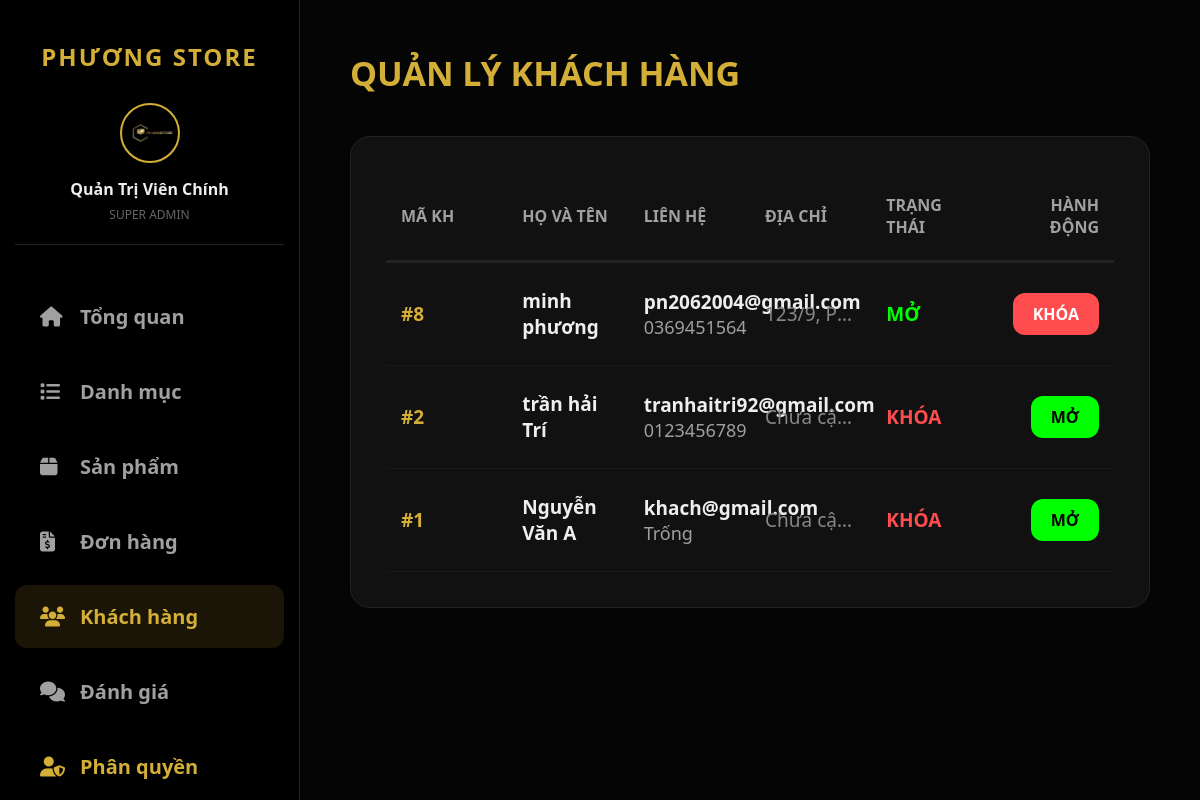
Page /index.php?ctrl=admin&act=manage_users (signed in) on the committed database.
### tables this page shows
CREATE TABLE IF NOT EXISTS `khachhang` (
  `ma_khach_hang` int NOT NULL AUTO_INCREMENT,
  `email` varchar(100) NOT NULL,
  `mat_khau` varchar(255) NOT NULL,
  `ho_ten` varchar(100) NOT NULL,
  `sdt` varchar(15) DEFAULT NULL,
  `dia_chi` text,
  `bi_khoa` tinyint(1) DEFAULT '0',
  `token_khoi_phuc` varchar(10) DEFAULT NULL,
  `ma_admin_khoa` int DEFAULT NULL,
  `han_token` datetime DEFAULT NULL,
  PRIMARY KEY (`ma_khach_hang`),
  UNIQUE KEY `email` (`email`),
  KEY `ma_admin_khoa` (`ma_admin_khoa`)
);

### app/controllers/AdminController.php (called while the page is built, shortened)
<?php
require_once 'app/models/UserModel.php';
class AdminController {
    private $userModel;
    public function __construct() {
        $database = new Database();
        $db = $database->connect();
        $this->userModel = new UserModel($db);
    }
   public function manage_users() {
    $allUsers = $this->userModel->getAllUsers();
    require_once 'app/views/admin/users.php';
}
}
?>

### app/models/UserModel.php (called while the page is built, shortened)
<?php
class UserModel {
    private $conn;
    public function __construct($db) {
        $this->conn = $db;
    }
    public function getAllUsers() {
        $sql = "SELECT ma_khach_hang, email, ho_ten, sdt, dia_chi, bi_khoa FROM khachhang ORDER BY ma_khach_hang DESC";
        $stmt = $this->conn->query($sql);
        return $stmt->fetchAll(PDO::FETCH_ASSOC);
    }
}
?>

### app/views/admin/users.php (the view, shortened to what this page needs)
<!DOCTYPE html>
<html lang="vi">
<head>
    <link rel="stylesheet" href="https://cdnjs.cloudflare.com/ajax/libs/font-awesome/6.4.0/css/all.min.css">
    <link rel="stylesheet" href="public/css/admin.css">
</head>
<body class="admin-body">
<?php include 'sidebar.php'; ?>
<main class="main-content-admin">
    <section class="admin-section active">
        <h1>Quản lý khách hàng</h1>
        <div class="cat-card">
            <table class="table-admin">
                <thead><tr><th>Mã KH</th><th>Họ và tên</th><th>Liên hệ</th><th>Địa chỉ</th><th>Trạng thái</th><th style="text-align: right;">Hành động</th></tr></thead>
                <tbody>
                    <?php foreach ($allUsers as $user): ?>
                    <tr>
                        <td style="color: var(--primary); font-weight: bold;">#<?= $user['ma_khach_hang'] ?></td>
                        <td style="font-weight: 700;"><?= htmlspecialchars($user['ho_ten']) ?></td>
                        <td>
                            <div style="font-weight: 600;"><?= $user['email'] ?></div>
                            <div style="color: var(--text-muted); font-size: 18px;"><?= $user['sdt'] ?? 'Trống' ?></div>
                        </td>
                        <td style="color: #888; overflow: hidden; text-overflow: ellipsis; white-space: nowrap;"><?= $user['dia_chi'] ?? 'Chưa cập nhật' ?></td>
                        <td><span style="font-weight: 800; color: <?= $user['bi_khoa'] ? '#ff4d4f' : '#00ff00' ?>"><?= $user['bi_khoa'] ? 'KHÓA' : 'MỞ' ?></span></td>
                        <td style="text-align: right;"><a href="index.php?ctrl=admin&act=lock_user&id=<?= $user['ma_khach_hang'] ?>&status=<?= $user['bi_khoa'] ? 0 : 1 ?>" class="btn-primary" style="padding: 10px 20px; font-size: 16px; background: <?= $user['bi_khoa'] ? '#00ff00' : '#ff4d4f' ?>; color: <?= $user['bi_khoa'] ? '#000' : '#fff' ?>;"><?= $user['bi_khoa'] ? 'MỞ' : 'KHÓA' ?></a></td>
                    </tr><?php endforeach; ?>
                </tbody>
            </table>
        </div>
    </section>
</main>
</body></html>

### public/css/admin.css (style rules this page uses)
:root { --primary: #d4af37; --bg-dark: #050505; --bg-card: #111111; --text-main: #eeeeee; --text-muted: #a0a0a0; --border: #222222; --sidebar-width: 300px; }
* { margin: 0; padding: 0; box-sizing: border-box; font-family: 'Segoe UI', sans-serif; }
body.admin-body { background-color: var(--bg-dark); color: var(--text-main); display: flex; min-height: 100vh; font-size: 18px; }
.main-content-admin { margin-left: var(--sidebar-width); padding: 50px; width: calc(100% - var(--sidebar-width)); }
h1 { font-size: 34px; font-weight: 800; color: var(--primary); text-transform: uppercase; margin-bottom: 40px; }
.cat-card { background: var(--bg-card); border-radius: 20px; padding: 35px; margin-bottom: 40px; border: 1px solid var(--border); }
.table-admin { width: 100%; border-collapse: collapse; table-layout: fixed; }
.table-admin th { padding: 22px 15px; font-size: 16px; color: var(--text-muted); text-transform: uppercase; border-bottom: 3px solid var(--border); text-align: left; }
.table-admin td { padding: 25px 15px; font-size: 19px; border-bottom: 1px solid #1a1a1a; vertical-align: middle; }
.btn-primary { background-color: var(--primary); color: #000; padding: 15px 35px; border-radius: 12px; font-weight: 800; font-size: 18px; border: none; cursor: pointer; text-decoration: none; display: inline-block; transition: 0.3s; }

### rows in the picture
khachhang: ma_khach_hang "8", ho_ten "minh phương", email "pn2062004@gmail.com", sdt "0369451564", dia_chi "123/9, P…", bi_khoa "MỞ"
khachhang: ma_khach_hang "2", ho_ten "trần hải Trí", email "tranhaitri92@gmail.com", sdt "0123456789", dia_chi "Chưa cậ…", bi_khoa "KHÓA"
khachhang: ma_khach_hang "1", ho_ten "Nguyễn Văn A", email "khach@gmail.com", sdt "Trống", dia_chi "Chưa cậ…", bi_khoa "KHÓA"

### other values in the picture
$_SESSION['admin_name'] "Quản Trị Viên Chính"
